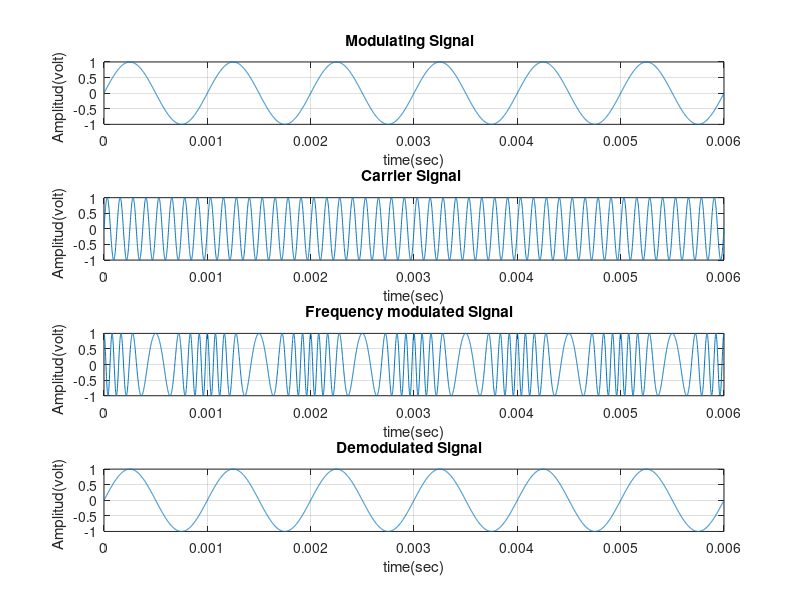

The MATLAB script that drew this image:

clc
clear all
close all

 f = 1000;
 fc = f*8; 
 Ta=1/f; % Time period of modulating signal
t=0:Ta/999:6*Ta ;
s = 5;
 m = sin(2*pi*f*t); 
 figure(1)
subplot(4,1,1); 
plot(t,m), grid on;% Graphical representation of Modulating signal
title ( ' Modulating Signal   ');
xlabel ( ' time(sec) ');
ylabel (' Amplitud(volt)   '); 

yc=sin(2*pi*fc*t);
subplot(4,1,2);
plot(t,yc), grid on;% Graphical representation of carrier signal
title ( '  Carrier Signal   ');
xlabel ( ' time(sec) ');
ylabel (' Amplitud(volt)   '); 

xc = cos(2*pi*fc*t + s*m);
subplot(4,1,3); 
plot(t,xc), grid on;% GrapS hical representation of Modulating signal
title ( ' Frequency modulated Signal   ');
xlabel ( ' time(sec) ');
ylabel (' Amplitud(volt)   '); 

subplot(4,1,4); 
plot(t,m), grid on;
title ( ' Demodulated Signal   ');
xlabel ( ' time(sec) ');
ylabel (' Amplitud(volt)   '); 